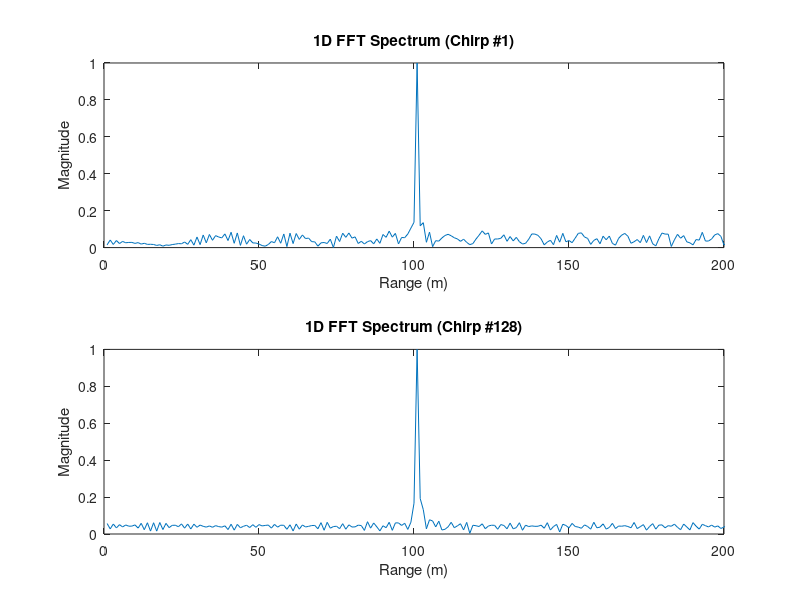
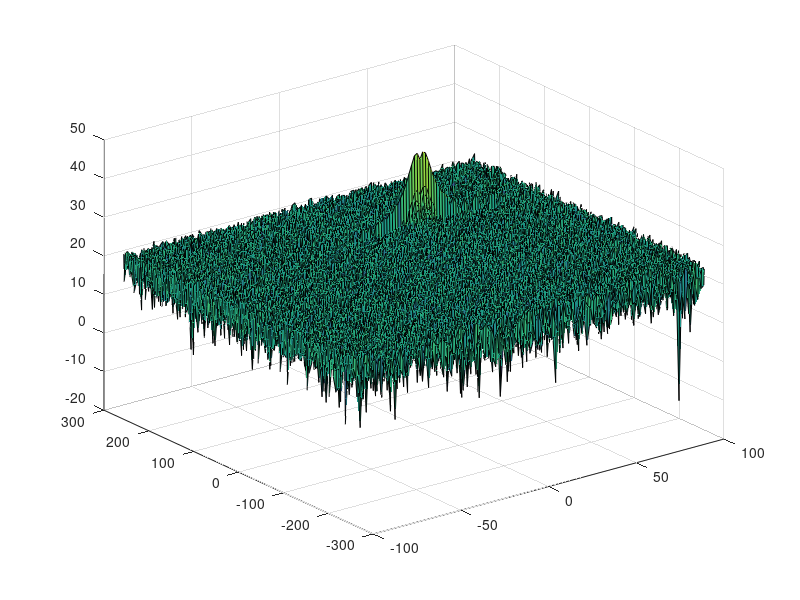

Write the MATLAB code that produced these figures, in order. (Note: this script raises an error after producing the figures.)
%%%%%%%%%%%%%%%%
%% Quoc H Lam %%
%%%%%%%%%%%%%%%%

clear all;
close all; 
clc;

%% Radar Specifications 
%%%%%%%%%%%%%%%%%%%%%%%%%%%
% Frequency of operation = 77GHz
% Max Range = 200m
% Range Resolution = 1 m
% Max Velocity = 100 m/s
%%%%%%%%%%%%%%%%%%%%%%%%%%%
maxRange = 200;
rangeResolution = 1;
maxVelocity = 100;
%speed of light = 3e8
c = 3e8;

%% User Defined Range and Velocity of target
% *%TODO* :
% define the target's initial position and velocity. Note : Velocity
% remains contant
initVelocity = 30; % initial velocity is 30m/s: (+) outbound, (-) inbound
initRange = 100;    % initial range is 50m away from radar mount

%% FMCW Waveform Generation

% *%TODO* :
%Design the FMCW waveform by giving the specs of each of its parameters.
% Calculate the Bandwidth (B), Chirp Time (Tchirp) and Slope (slope) of the FMCW
% chirp using the requirements above.
Bsweep = c/(2*rangeResolution);     
Tchirp = (5.5*2*maxRange/c);       
slope = Bsweep/Tchirp;                

%Operating carrier frequency of Radar 
fc= 77e9;             %carrier freq
                                                          
%The number of chirps in one sequence. Its ideal to have 2^ value for the ease of running the FFT
%for Doppler Estimation. 
Nd=128;                   % #of doppler cells OR #of sent periods % number of chirps

%The number of samples on each chirp. 
Nr=1024;                  %for length of time OR # of range cells

% Timestamp for running the displacement scenario for every sample on each
% chirp
t=linspace(0,Nd*Tchirp,Nr*Nd); %total time for samples


%Creating the vectors for Tx, Rx and Mix based on the total samples input.
Tx=zeros(1,length(t)); %transmitted signal
Rx=zeros(1,length(t)); %received signal
Mix = zeros(1,length(t)); %beat signal

%Similar vectors for range_covered and time delay.
r_t=zeros(1,length(t));
td=zeros(1,length(t));


%% Signal generation and Moving Target simulation
% Running the radar scenario over the time. 

for i=1:length(t)         

    % *%TODO* :
    %For each time stamp update the Range of the Target for constant velocity. 
    r_t(i) = initRange + initVelocity * t(i);
    td(i) = 2 * r_t(i) / c;

    % *%TODO* :
    %For each time sample we need update the transmitted and
    %received signal. 
    Tx(i) = cos(2 * pi * (fc * t(i) + slope * t(i)^2 * 0.5));
    Rx(i) = cos(2 * pi * (fc * (t(i) - td(i)) + (slope * (t(i) - td(i))^2) * 0.5));
    
    % *%TODO* :
    %Now by mixing the Transmit and Receive generate the beat signal
    %This is done by element wise matrix multiplication of Transmit and
    %Receiver Signal
    Mix(i) = Tx(i) * Rx(i);
    
end

%% RANGE MEASUREMENT


 % *%TODO* :
%reshape the vector into Nr*Nd array. Nr and Nd here would also define the size of
%Range and Doppler FFT respectively.
Mixreshape = reshape(Mix, [Nr, Nd]);

 % *%TODO* :
%run the FFT on the beat signal along the range bins dimension (Nr) and
%normalize.
rangeFFT = fft(Mixreshape, Nr, 1); 
rangeFFTNorm = normalize(rangeFFT, "norm", Inf);

 % *%TODO* :
% Take the absolute value of FFT output
rangeFFTNormAbs = abs(rangeFFTNorm); 

 % *%TODO* :
% Output of FFT is double sided signal, but we are interested in only one side of the spectrum.
% Hence we throw out half of the samples.
rangeFFTNormAbs = rangeFFTNormAbs(1:Nr/2, :);

%plotting the range
figure ('Name','Range from First FFT')
subplot(2,1,1)

 % *%TODO* :
 % plot FFT output 
plot(rangeFFTNormAbs(:,1));
title('1D FFT Spectrum (Chirp #1)');
xlabel('Range (m)');
ylabel('Magnitude');
axis ([0 200 0 1]);

subplot(2,1,2); 
plot(rangeFFTNormAbs(:,128));
title('1D FFT Spectrum (Chirp #128)');
xlabel('Range (m)');
ylabel('Magnitude');
axis ([0 200 0 1]);

%% RANGE DOPPLER RESPONSE
% The 2D FFT implementation is already provided here. This will run a 2DFFT
% on the mixed signal (beat signal) output and generate a range doppler
% map.You will implement CFAR on the generated RDM


% Range Doppler Map Generation.

% The output of the 2D FFT is an image that has reponse in the range and
% doppler FFT bins. So, it is important to convert the axis from bin sizes
% to range and doppler based on their Max values.

Mix=reshape(Mix,[Nr,Nd]);

% 2D FFT using the FFT size for both dimensions.
sig_fft2 = fft2(Mix,Nr,Nd);

% Taking just one side of signal from Range dimension.
sig_fft2 = sig_fft2(1:Nr/2,1:Nd);
sig_fft2 = fftshift (sig_fft2);
RDM = abs(sig_fft2);
RDM = 10*log10(RDM);

%use the surf function to plot the output of 2DFFT and to show axis in both
%dimensions
doppler_axis = linspace(-100,100,Nd);
range_axis = linspace(-200,200,Nr/2)*((Nr/2)/400);
figure,surf(doppler_axis,range_axis,RDM);

%% CFAR implementation

%Slide Window through the complete Range Doppler Map

% *%TODO* :
%Select the number of Training Cells in both the dimensions.
Tr = 8;
Td = 8;

% *%TODO* :
%Select the number of Guard Cells in both dimensions around the Cell under 
%test (CUT) for accurate estimation
Gr = 4; 
Gd = 4; 

% *%TODO* :
% offset the threshold by SNR value in dB
offset = 15; 

% *%TODO* :
%Create a vector to store noise_level for each iteration on training cells
noiseLevel = zeros(1,1);


% *%TODO* :
%design a loop such that it slides the CUT across range doppler map by
%giving margins at the edges for Training and Guard Cells.
%For every iteration sum the signal level within all the training
%cells. To sum convert the value from logarithmic to linear using db2pow
%function. Average the summed values for all of the training
%cells used. After averaging convert it back to logarithimic using pow2db.
%Further add the offset to it to determine the threshold. Next, compare the
%signal under CUT with this threshold. If the CUT level > threshold assign
%it a value of 1, else equate it to 0.
    noiseAndOffset = zeros(size(RDM));
    trainingCells = (2*Tr+2*Gr+1)*(2*Td+2*Gd+1) - (2*Gr+1)*(2*Gd+1);
    % Use RDM[x,y] as the matrix from the output of 2D FFT for implementing
    % CFAR
    for i = (Tr + Gr) + 1 : Nr/2 - (Tr + Gr)
        for j = (Td + Gd) + 1 : Nd - (Td + Gd)
            trainingArea = RDM(i-Gr-Tr : i+Gr+Tr, j-Gd-Td : j+Gd+Td);
            sumTrainingArea = sum(trainingArea, "all");
            guardingArea = RDM(i-Gr : i+Gr, j-Gd : j+Gd); 
            sumGuardingArea = sum(guardingArea, "all");
            sumNoiseLevel = sumTrainingArea - sumGuardingArea; 
            noiseLevel = sumNoiseLevel/trainingCells; 
            noiseAndOffset(i,j) = noiseLevel + offset;
        end
    end

% *%TODO* :
% The process above will generate a thresholded block, which is smaller 
%than the Range Doppler Map as the CUT cannot be located at the edges of
%matrix. Hence,few cells will not be thresholded. To keep the map size same
% set those values to 0. 
    CFAROutput = zeros(size(RDM));
    for i = (Tr + Gr) + 1 : Nr/2 - (Tr + Gr)
        for j = (Td + Gd) + 1 : Nd - (Td + Gd)
            if (RDM(i,j) > noiseAndOffset(i,j))
                CFAROutput(i,j) = 1;
            end
        end
    end
% *%TODO* :
%display the CFAR output using the Surf function like we did for Range
%Doppler Response output.
figure,surf(doppler_axis,range_axis,CFAROutput);
colorbar;


 
 